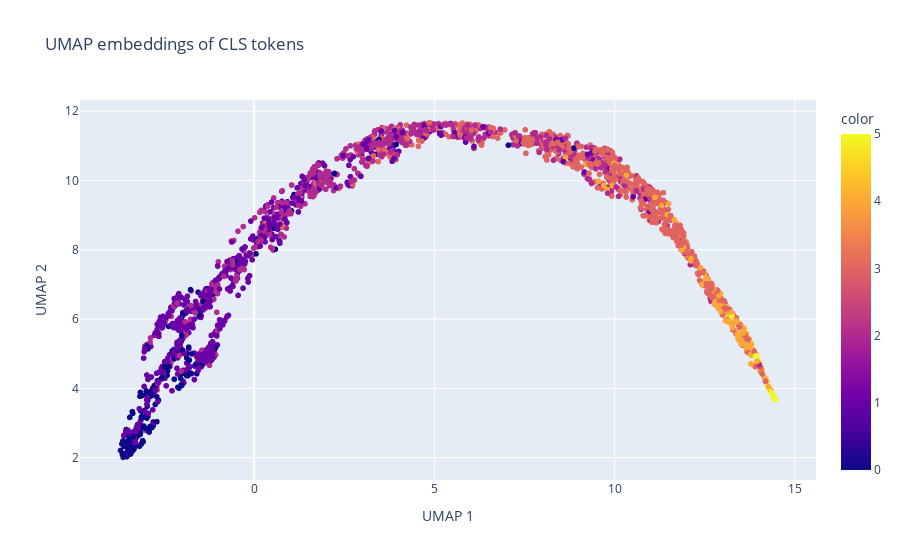

Notebook code for this chart:
### Code cell
fig = px.scatter(x=embeddings[:, 0], y=embeddings[:, 1], color=labels, labels={"x": "UMAP 1", "y": "UMAP 2"},
                 title="UMAP embeddings of CLS tokens")

fig.show()

### Figure 1 — Plotly figure (JSON) as saved in the notebook; plotly's stock layout.template omitted (floating-point values rounded to 4 significant figures; data arrays with more than 128 entries replaced by an {"elided": "..."} marker saying what was removed)
{"data": [{"hovertemplate": "UMAP 1=%{x}<br>UMAP 2=%{y}<br>color=%{marker.color}<extra></extra>", "legendgroup": "", "marker": {"color": {"elided": "2231 int values"}, "coloraxis": "coloraxis", "symbol": "circle"}, "mode": "markers", "name": "", "showlegend": false, "type": "scattergl", "x": {"elided": "2231 float values"}, "xaxis": "x", "y": {"elided": "2231 float values"}, "yaxis": "y"}], "layout": {"coloraxis": {"colorbar": {"title": {"text": "color"}}, "colorscale": [[0, "#0d0887"], [0.1111, "#46039f"], [0.2222, "#7201a8"], [0.3333, "#9c179e"], [0.4444, "#bd3786"], [0.5556, "#d8576b"], [0.6667, "#ed7953"], [0.7778, "#fb9f3a"], [0.8889, "#fdca26"], [1, "#f0f921"]]}, "legend": {"tracegroupgap": 0}, "title": {"text": "UMAP embeddings of CLS tokens"}, "xaxis": {"anchor": "y", "domain": [0, 1], "title": {"text": "UMAP 1"}}, "yaxis": {"anchor": "x", "domain": [0, 1], "title": {"text": "UMAP 2"}}}}
